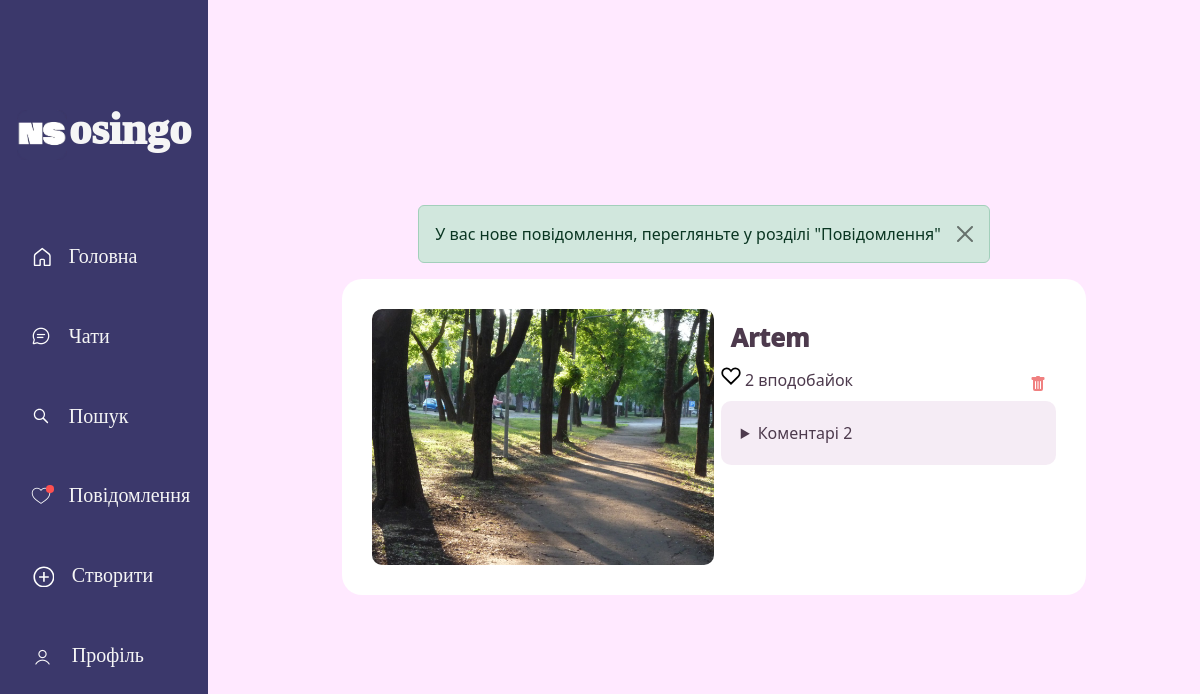
The page /detail/33 (signed in) on the database its author committed.
### posts/models.py (models this page shows, shortened)
class Post(models.Model):
    created_by = models.ForeignKey(settings.AUTH_USER_MODEL, on_delete=models.CASCADE)
    photo = models.ImageField(upload_to='media/', height_field=None, width_field=None,null=True)
    description = models.TextField(null=True,blank=True,max_length=445)
    created_time = models.DateTimeField(auto_now=True)
    def like_count(self):
        return self.like_set.count()
    def comment_count(self):
        return Comment.objects.filter(post=self).count()

### auth_system/models.py (models this page shows, shortened)
class Client(AbstractUser):
    photo = models.ImageField(
        upload_to='media/',
        default='media\profile_photo.png'
    )
    description = models.CharField(
        null=True,
        blank=True,
        max_length=150
    )
    def has_unread_messages(self):
        return Message.objects.filter(message_to = self, read = False)

### posts/views.py (the view)
# urls.py: path('detail/<int:pk>',views.PostDetailView.as_view(), name='post_detail'),
class PostDetailView(DetailView):
    model = models.Post
    template_name = 'posts/post_detail.html'
    context_object_name = 'post'
    def get_context_data(self, **kwargs):
        unread_messages = Message.objects.filter(message_to = self.request.user,read = False)
        if unread_messages:
            messages.info(self.request, 'У вас нове повідомлення, перегляньте у розділі "Повідомлення"')
        context = super().get_context_data(**kwargs)
        context['comments'] = models.Comment.objects.all()
        context["form"] = forms.CreateCommentForm()
        if self.request.user.is_authenticated:
            context['liked_posts'] = set(
                models.Like.objects.filter(user=self.request.user).values_list('post_id', flat=True)
            )
        else:
            context['liked_posts'] = set()
        return context

### templates/posts/post_detail.html (shortened to what this page needs)
{% extends 'base.html' %}
{% block content %}
{% if messages %}
    <ul>
    {% for message in messages %}
        <li class="alert alert-success alert-dismissible fade show" role="alert">
            {{ message }}
            <button type="button" class="btn-close" data-bs-dismiss="alert" aria-label="Close"></button>
        </li>
    {% endfor %}
    </ul>
{% endif %}
<div class="post_detail_message">
    <img class="post_detail_image" src="{{ post.photo.url }}" alt="Фото">
    <div class="post_detail_right">
        <a class="profile_link" href="{% url 'auth_system:account' post.created_by.id %}"> {{ post.created_by }} </a>
        {% if user == post.created_by %}
            <div style="float: right;display: flex;">
                <a href="{% url 'posts:delete_post' post.pk %}" class="delete">
                </a>
            </div>
        {% endif %}
        <div id="like-block-{{ post.id }}">
            <form method="post" action="{% url 'posts:like_post' post.id %}" class="ajax-like-form" data-post-id="{{ post.id }}">
                <button class="like_button" type="submit">
                </button>
                {{ post.like_count }} вподобайок
            </form>
            </div>
        <details class="comments">
            <summary>Коментарі {{ post.comment_count }}</summary>
        </details>
    </div>
</div>
{% endblock content %}

### templates/base.html (shortened to what this page needs)
<!DOCTYPE html>
<html lang="en">
<head>
    <link href="https://cdn.jsdelivr.net/npm/bootstrap@5.3.3/dist/css/bootstrap.min.css" rel="stylesheet">
    {% load django_htmx %}
    <script src="https://cdn.tailwindcss.com"></script>
    {% load static %}
    <link rel="stylesheet" href="{% static 'style.css' %}">
    <link rel='stylesheet' href='https://cdn-uicons.flaticon.com/2.6.0/uicons-solid-chubby/css/uicons-solid-chubby.css'>
    <link rel='stylesheet' href='https://cdn-uicons.flaticon.com/2.6.0/uicons-bold-rounded/css/uicons-bold-rounded.css'>
    <link href="https://cdn.jsdelivr.net/npm/bootstrap@5.3.3/dist/css/bootstrap.min.css" rel="stylesheet">
</head>
<body>
    <div class="con">
        {% include 'header.html' %}
        <div class="content">
        {% block content %}
        {% endblock content %}
        </div>
    </div>
</body>
</html>

### templates/header.html (shortened to what this page needs)
<nav class=" header">
  <div class="nav_title">
    {% load static %}
    <img src="{% static 'icon.png' %}" alt="" width="50px" height="50px">
    <a class="nav_link nav_title_text" onclick="window.location.reload(true);">osingo</a>
  </div>
  <a class="nav_item" style="text-decoration: none;" href="{% url 'posts:posts' %}">
    <span class="nav_link">Головна</span>
  </a>
  <a class="nav_item" style="text-decoration: none;" href="{% url 'messenger:messenger' %}">
    <span class="nav_link" href="#">Чати</span>
  </a>
  <a class="nav_item" style="text-decoration: none;" href="{% url 'auth_system:client_list' %}">
    <span class="nav_link">Пошук</span>
  </a>
  <a class="nav_item" style="text-decoration: none;" href="{% url 'auth_system:messages' %}">
    <div>
    {% if user.has_unread_messages %}
      <div class="unread_message_marker"></div>
    {% endif %}
    </div>
    <span class="nav_link">Повідомлення</span>
  </a>
  <a class="nav_item" style="text-decoration: none;" href="{% url 'posts:create_post' %}">
    <span class="nav_link">Створити</span>
  </a>
  <a class="nav_item" style="text-decoration: none;"
  {% if user.is_authenticated %}
  href="{% url 'auth_system:account' user.id %}"
  {% else %}
  href="{% url 'auth_system:login' %}"
  {% endif %}>
    {% if '/account/' in request.path %}
    <img class="nav_icon" alt="person-male--v3">
    {% else %}
    <img class="nav_icon" alt="person-male--v2">
    {% endif %}
    <span class="nav_link">Профіль</span>
  </a>
  </nav>

### static/style.css (style rules this page uses)
body { background: #362b48; }
.con { display: flex; max-height: 100vh; }
.content { color: #4d3a4d; width: 100%; background-color: #ffe9ff; min-height: 100vh; display: flex; flex-direction: column; justify-content: center; align-items: center; }
.header { font-family: "Rouge Script", cursive; height: 100vh; padding-top: 100px; padding-bottom: 10%; width: 250px; display: block; background-color: #3b386b; display: flex; flex-direction: column; align-items:center; justify-content: space-between; }
.nav_item { display: flex; width: 26vh; height: 50px; border-radius: 10px; color: whitesmoke; font-size: 20px; align-items:center; padding-left: 15%; }
.nav_item div { display: flex; }
.nav_link { margin-left: 10%; }
.unread_message_marker { position: absolute; margin-left: 15px; background-color: rgb(255, 80, 80); height: 7.5px; width: 7.5px; border-radius: 50%; }
.nav_title { display: flex; width: 100%; height: 70px; color: whitesmoke; align-items:center; justify-content: center; font-weight: 1000; font-size: 45px; font-style: normal; margin-bottom: 15%; }
.nav_title_text { margin-left: 2px; margin-top: -10px; }
.profile_link { align-content: center; width: 100%; display: flex; text-decoration: none; font-size: 25px; margin: 10px; color: #4d3a4d; font-weight: 1000; }
.post_detail_image { border-radius: 10px; width: 50%; height: auto; object-fit: cover; max-height: 80vh; }
.like_button { text-align: left; margin-bottom: 15px; border: none; background: transparent; font-size: 25px; }
.comments { position: relative; width: 100%; margin-bottom: 40px; background: rgba(232, 211, 232, 0.428); padding: 20px; border-radius: 10px; }
.post_detail_right { width: 90%; margin-left: 1%; max-width: 80vw; }
.post_detail_message { background-color: #ffffff; margin-left: 2%; padding: 30px; border-radius: 20px; width: 75%; display: flex; justify-content: space-between; }
.delete { margin-top: 10px; margin-right: 10px; color: lightcoral }

### rows shown on the page
Post: photo (picture), created_by "Artem", like_count "2", comment_count "2"

### other values the page prints
{{ message }} "У вас нове повідомлення, перегляньте у розділі \"Повідомлення\""
